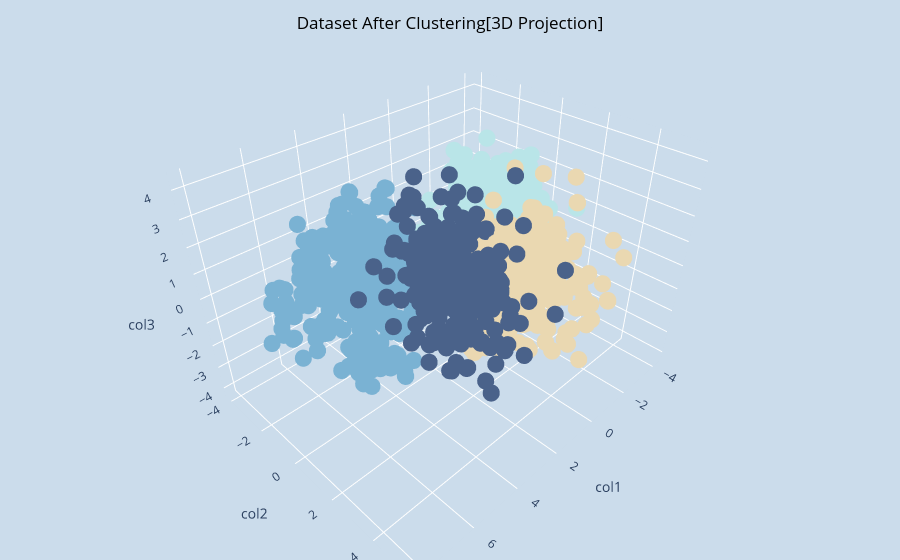

Notebook code cell kept with this figure:
### Code cell
print(f"Let's have a look on the dataset after clustering :")

fig = go.Figure(data=[go.Scatter3d(x=x, y=y, z=z, mode='markers',
                marker=dict(size=10, color=pca_data["Clusters"], colorscale=["#EAD8B1", "#B9E5E8", "#7AB2D3", "#4A628A"], opacity=1))])
fig.update_layout(title=dict(text="Dataset After Clustering[3D Projection]",
                             y=0.97, x=0.5, xanchor="center", yanchor="top", font_color="black"),
                  scene=dict(xaxis=dict(title="col1", backgroundcolor="#CBDCEB", showbackground=True, showgrid=True, gridwidth=2, gridcolor='white', zerolinecolor="white"),
                             yaxis=dict(title="col2", backgroundcolor="#CBDCEB", showbackground=True, showgrid=True, gridwidth=2, gridcolor='white', zerolinecolor="white"),
                             zaxis=dict(title="col3", backgroundcolor="#CBDCEB", showbackground=True, showgrid=True, gridwidth=2, gridcolor='white', zerolinecolor="white")),
                  margin=dict(l=0, r=0, b=0, t=0), paper_bgcolor="#CBDCEB")
fig.show()

### Figure 1 — Plotly figure (JSON) as saved in the notebook; plotly's stock layout.template omitted (floating-point values rounded to 4 significant figures; data arrays with more than 128 entries replaced by an {"elided": "..."} marker saying what was removed)
{"data": [{"marker": {"color": {"elided": "2212 int values"}, "colorscale": [[0, "#EAD8B1"], [0.3333, "#B9E5E8"], [0.6667, "#7AB2D3"], [1, "#4A628A"]], "opacity": 1, "size": 10}, "mode": "markers", "type": "scatter3d", "x": {"elided": "2212 float values"}, "y": {"elided": "2212 float values"}, "z": {"elided": "2212 float values"}}], "layout": {"margin": {"b": 0, "l": 0, "r": 0, "t": 0}, "paper_bgcolor": "#CBDCEB", "scene": {"xaxis": {"backgroundcolor": "#CBDCEB", "gridcolor": "white", "gridwidth": 2, "showbackground": true, "showgrid": true, "title": {"text": "col1"}, "zerolinecolor": "white"}, "yaxis": {"backgroundcolor": "#CBDCEB", "gridcolor": "white", "gridwidth": 2, "showbackground": true, "showgrid": true, "title": {"text": "col2"}, "zerolinecolor": "white"}, "zaxis": {"backgroundcolor": "#CBDCEB", "gridcolor": "white", "gridwidth": 2, "showbackground": true, "showgrid": true, "title": {"text": "col3"}, "zerolinecolor": "white"}}, "title": {"font": {"color": "black"}, "text": "Dataset After Clustering[3D Projection]", "x": 0.5, "xanchor": "center", "y": 0.97, "yanchor": "top"}}}
